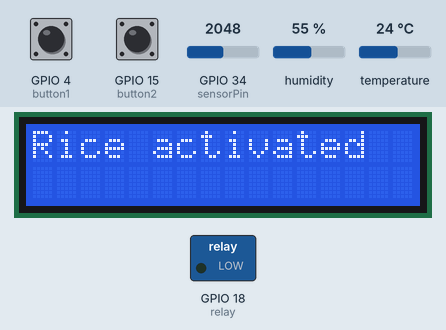
Simulated run of this sketch. Board: ESP32. Parts: 16×2 character LCD, switched loads named in the sketch (green lamp = pin HIGH). The inputs (shaded band) are chosen by the test bench; at power-on: GPIO 4 (button1) LOW, humidity 55 %, GPIO 15 (button2) LOW, temperature 24 °C, GPIO 34 (sensorPin) = 2048. WiFi joins after 1.5 s; servers stay silent unless stated; what the sketch prints to the serial monitor is not drawn.

Above: at 2.7 s.
2.8 s: GPIO 4 (button1) pulled HIGH for 1 s
At 4.8 s:
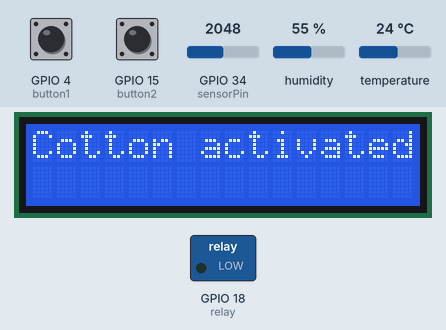
7.3 s: GPIO 4 (button1) pulled HIGH for 0.15 s
At 9.0 s:
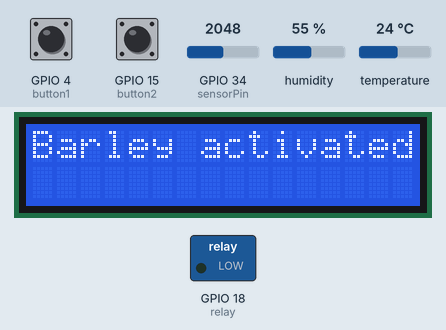
11.4 s: humidity set to 22 %
At 14.1 s:
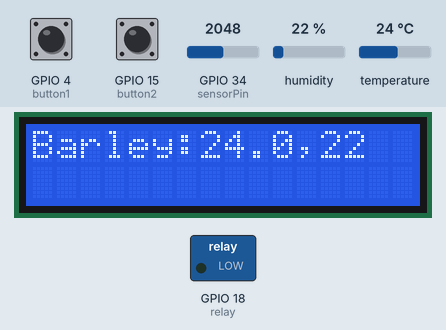
14.4 s: GPIO 15 (button2) pulled HIGH for 0.15 s
At 17.7 s:
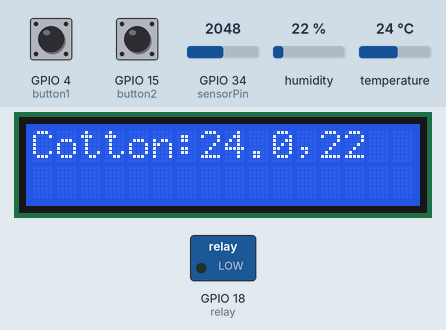
18.5 s: temperature set to 12 °C
At 21.1 s:
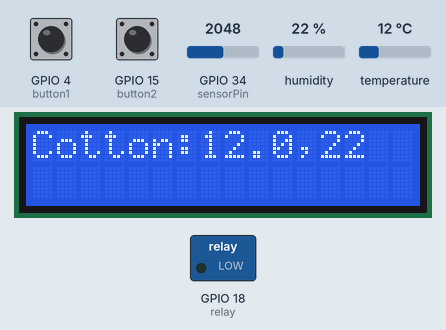
21.5 s: GPIO 15 (button2) pulled HIGH for 1 s
At 25.3 s:
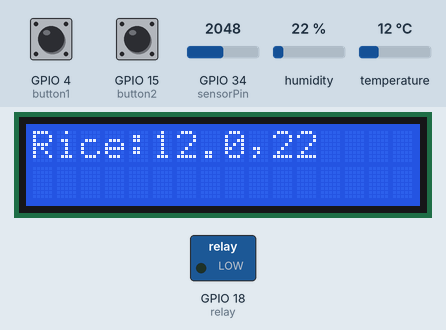
Timing chart, 0 to 26.6 s (numbered marks = the images above; inputs shaded):
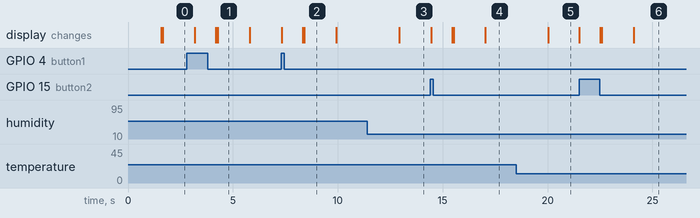

The sketch:

main_project.ino
```cpp
#include <WiFi.h>
#include <HTTPClient.h>
#include <Wire.h>
#include <LiquidCrystal_I2C.h>
#include <DHT.h>

#define network "HACKATHON"
#define password "H@ck!2022t0n"
#define timeout 20000
#define sensorPower 35
#define sensorPin 34


LiquidCrystal_I2C lcd(0x27, 0, 4);
DHT dht(27, DHT11);

void connectWifi(){

  Serial.print("Connecting to Wifi");
  WiFi.mode(WIFI_STA);
  WiFi.begin(network, password);

  unsigned long startAttempt = millis();

  while(WiFi.status() != WL_CONNECTED && millis() - startAttempt < timeout){
    Serial.print(".");
    delay(100);
  }

  if(WiFi.status() != WL_CONNECTED){

    Serial.println("Failed..");
  }
  else{
    Serial.print("Connected:");
    Serial.println(WiFi.localIP());
  }
}

/* ENDED WIFI CONNECTION */

int button1 = 4, button2 = 15, button1_value, button2_value, button1_old = 0, button2_old = 0;
int water_pin = 25, wv, w_map, relay = 18;
int rice_time = 0, cotton_time = 0, barley_time = 0, t = 0;
float temperature, humidity;
char buffer[40], rice_buf[40], cotton_buf[40], barley_buf[40];

enum modes {
  RICE,
  COTTON,
  BARLEY,
  None
};

modes st_now, st_main;

void rice_mode(){

  // initialise
  if (st_now != st_main){

    st_main = st_now;

    lcd.clear();
    delay(50);
    lcd.setCursor(0,0);
    lcd.print("Rice activated");
    delay(1500);

  }


  // apply state loop

  t = millis();

  if (t - rice_time >= 1500){

    sprintf(rice_buf, "Rice:%.1f,%.f", temperature, humidity);
    lcd.clear();
    lcd.setCursor(0,0);
    lcd.print(rice_buf);

    rice_time = t;
    Serial.println(rice_time);
  }

    //  digitalWrite(sensorPower, HIGH);  // Turn the sensor ON
//  delay(10);              // Allow power to settle
  int val = analogRead(sensorPin);  // Read the analog value form sensor
//  digitalWrite(sensorPower, LOW);   // Turn the sensor OFF


  if (val > 3900){

    digitalWrite(relay, HIGH);
    delay(1000);
    digitalWrite(relay,LOW);
  }
  else{
    digitalWrite(relay, LOW);
  }


  // check exit state
  if (button1_value == 1 && button1_old == 0){ // This place will be rework

    st_now = COTTON;

    lcd.clear();
    lcd.setCursor(0,0);
    lcd.print("Mode changing..");
    delay(1000);
    }

  // clean stuff
  if(st_now != st_main){ // This place will be considered

    // motor off
    digitalWrite(relay, LOW);

    lcd.clear();
  }

}

void cotton_mode(){

  // initialise
  if (st_now != st_main){

    st_main = st_now;

    lcd.clear();
    delay(50);
    lcd.setCursor(0,0);
    lcd.print("Cotton activated");
    delay(1500);
  }

  // apply state loop
  t = millis();

  if (t - cotton_time >= 1500){

    sprintf(cotton_buf, "Cotton:%.1f,%.f", temperature, humidity);
    lcd.clear();
    lcd.setCursor(0,0);
    lcd.print(cotton_buf);

    cotton_time = t;
    Serial.println(cotton_time);
  }


  // check exit state
  if (button1_value == 1 && button1_old == 0){ // This place will be rework

    st_now = BARLEY;

    lcd.clear();
    lcd.setCursor(0,0);
    lcd.print("Mode changing..");
    delay(1000);
    }

  // check previous state
  if (button2_value == 1 && button2_old == 0){ // This place will be rework

    st_now = RICE;

    lcd.clear();
    lcd.setCursor(0,0);
    lcd.print("Mode changing..");
    delay(1000);
    }

  // clean stuff
  if (st_now != st_main){

    lcd.clear();
  }
}


void barley_mode(){

  // initialise
  if (st_now != st_main){

    st_main = st_now;

    lcd.clear();
    delay(50);
    lcd.setCursor(0,0);
    lcd.print("Barley activated");
    delay(1500);
  }

  // apply state loop
  t = millis();

  if (t - barley_time >= 1500){

    sprintf(barley_buf, "Barley:%.1f,%.f", temperature, humidity);
    lcd.clear();
    lcd.setCursor(0,0);
    lcd.print(barley_buf);

    barley_time = t;
    Serial.println(barley_time);
  }


  // check previous state
  if (button2_value == 1 && button2_old == 0){ // This place will be rework

    st_now = COTTON;

    lcd.clear();
    lcd.setCursor(0,0);
    lcd.print("Mode changing..");
    delay(1000);
    }

  // clean stuff
  if (st_now != st_main){

    lcd.clear();
  }
}

void setup() {

  Serial.begin(9600);
  connectWifi();

  lcd.init();
  lcd.backlight();

  pinMode(button1, INPUT);
  pinMode(button2, INPUT);
  pinMode(relay, OUTPUT);
  pinMode(sensorPower, OUTPUT);
  digitalWrite(relay, LOW);


  dht.begin();

  st_now = RICE;
  st_main = None;

}

void loop() {

  button1_value = digitalRead(button1);
  button2_value = digitalRead(button2);
//
//  wv = analogRead(water_pin);
//  w_map = map(wv, 0, 4095, 0, 100);

  temperature = dht.readTemperature();
  humidity = dht.readHumidity();

  switch(st_now){

    case RICE:
      rice_mode();
      break;

    case COTTON:
      cotton_mode();
      break;

    case BARLEY:
      barley_mode();
      break;
}
//
//  sprintf(buffer, "%d, %d", button1_value, button2_value);
//  Serial.println(buffer);
button1_old = button1_value;
button2_old = button2_value;


}
```

Measured:
- after the input at 2.8 s, the display: first differs from a run without the input after 0.39 s (image 1 shows a later state)
- after the input at 7.3 s, the display: first changes at once (image 2 shows a later state)
- after the input at 11.4 s, the display: changes after 1.5 s (image 3)
- after the input at 14.4 s, the display: first changes after 0.05 s (image 4 shows a later state)
- after the input at 18.5 s, the display: changes after 1.5 s (image 5)
- after the input at 21.5 s, the display: first changes at once (image 6 shows a later state)
- what the display in image 1 shows lasts 1.5 s, from 4.3 s to 5.8 s
